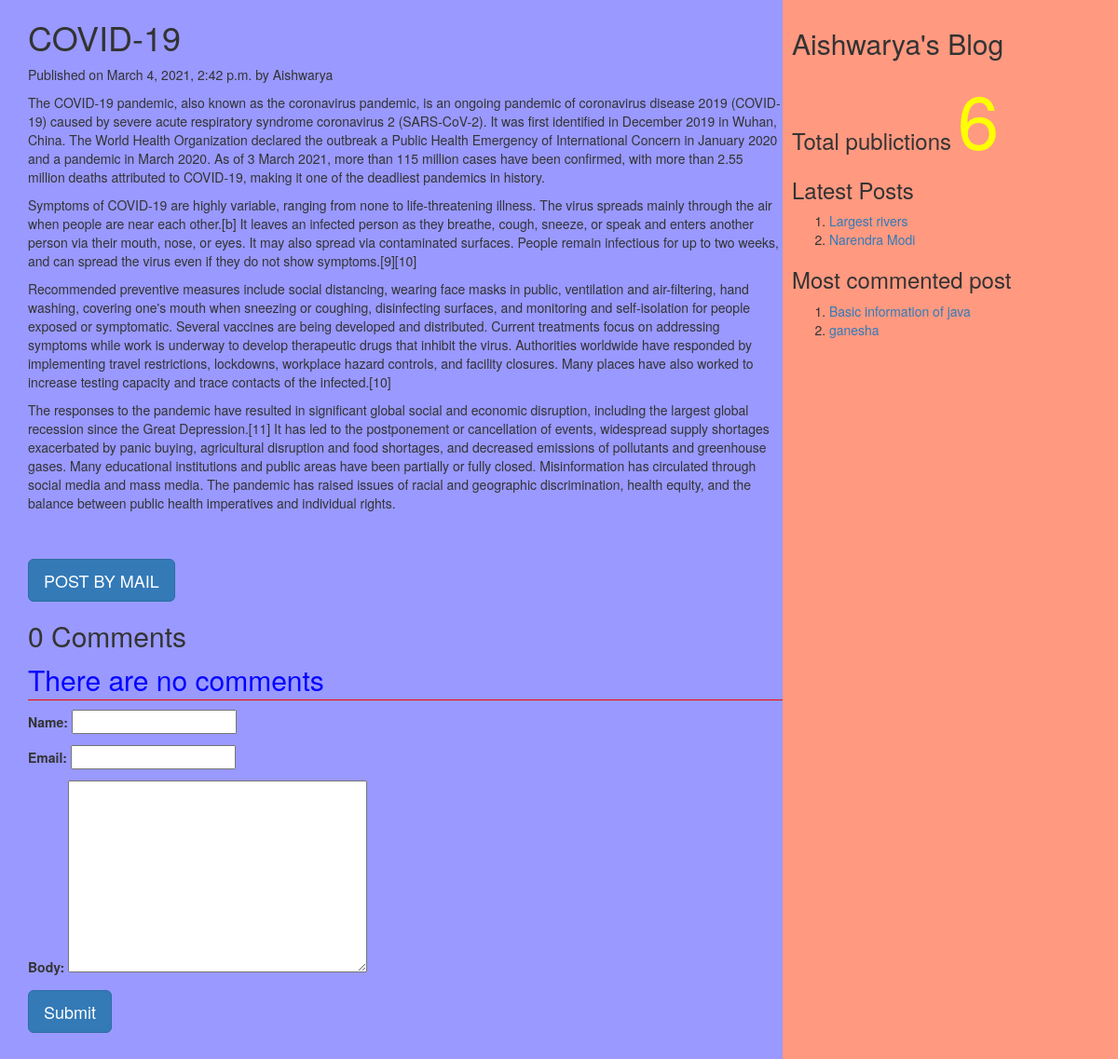
/2021/03/04/covid-19, run on the app's committed database.
### myApp/models.py (models this page shows, shortened)
class Post(models.Model):
          tags=TaggableManager()
          STATUS_CHOICES=(('draft','Draft'),('published','Published'))
          title=models.CharField(max_length=256)
          slug=models.SlugField(max_length=264,unique_for_date='publish')
          author=models.ForeignKey(User,related_name='blog_posts',on_delete= models.CASCADE)
          body=models.TextField()
          publish=models.DateTimeField(default=timezone.now)
          created=models.DateTimeField(auto_now_add=True)
          updated=models.DateTimeField(auto_now=True)
          status= models.CharField(max_length=10,choices=STATUS_CHOICES,default='draft')
          objects=CustomManager()
          class Meta:
                ordering=('-publish',)
          def get_absolute_url(self):
                return reverse('post_detail',args=[self.publish.year,self.publish.strftime('%m'),self.publish.strftime('%d'),self.slug])

### myApp/views.py (the view, shortened to what this page needs)
# urls.py: url(r'(?P<year>\d{4})/(?P<month>\d{2})/(?P<day>\d{2})/(?P<post>[-\w]+)',views.post_detail_view,name='post_detail'),
def post_detail_view(request,year,month,day,post):
    post=get_object_or_404(Post,slug=post,publish__year=year,publish__month=month,publish__day=day)
    comments=post.comments.filter(active=True)
    csubmit=False
    form=CommentForm()
    d={'post':post,'form':form,'csubmit':csubmit,'comments':comments}
    return render(request,'myApp/post_detail.html',d)

### myApp/forms.py
class CommentForm(forms.ModelForm):
    class Meta:
        model=Comment
        fields=('name','email','body')

### myApp/models.py (called while the page is built)
    def get_queryset(self):
        return super().get_queryset().filter(status='published')

### myApp/templatetags/mytags.py (called while the page is built)
@register.simple_tag
def total_posts():
    return Post.objects.count()

@register.inclusion_tag('myApp/latest_post.html')
def show_latest_posts(count=3):
    latest_posts=Post.objects.order_by('-publish')[:count]
    return {'latest_posts':latest_posts}

@register.simple_tag
def get_most_commented_posts(count=2):
    return Post.objects.annotate(total_comments=Count('comments')).order_by('-total_comments')[:count]

### templates/myApp/post_detail.html (shortened to what this page needs)
<html>
    {%extends 'myApp/parent.html'%}
        {%block content_block%}
        <h1>{{post.title}}</h1>
        <p>Published on {{post.publish}} by {{post.author|title}}</p>
        {{post.body|linebreaks}} <br><br>
        <a href="/{{post.id}}/share" class='btn btn-lg btn-primary'>POST BY MAIL</a>
        {%with comments.count as comments_count%}
        <h2>{{comments_count}} Comment{{comments_count|pluralize}}</h2>
        {%endwith%}
        {%if comments%}
         {%for c in comments%}
         <p>Comment {{forloop.counter}} by {{c.name}}</p>
        <div>{{c.body|linebreaks}}</div>
        <hr>
        {%endfor%}
        {%else%}
         <p style="color:blue;font-size:30px;font-style:bold;border-bottom:1px red solid;">There are no comments</p>
        {%endif%}
         {%if csubmit%}
         <h2>Thank you..Your comment has been added successfully!!</h2>
         {%else%}
         <form  method="post">
           {{form.as_p}}
           <input type="submit" class='btn btn-lg btn-primary' value="Submit">
         </form>
         {%endif%}
        {%endblock%}

### templates/myApp/parent.html (shortened to what this page needs)
<html>
{%load mytags%}
    <head>
        <link rel="stylesheet" href="https://maxcdn.bootstrapcdn.com/bootstrap/3.3.7/css/bootstrap.min.css">
    </head>
    <body>
        <div class="content" style="width:70%;float:left;background-color:#9999ff;height:300%;padding:0 0 0 30px">
              {%block content_block%}
              {%endblock%}
        </div>
        <div class="sidebar" style="width:30%;float:right;background-color:#ff9980;height:300%;padding:10px">
            <h2>Aishwarya's Blog</h2>
            <h3>Total publictions
              <span style="color:yellow;font-size:80px">
              {%total_posts%}</span>
              <h3>Latest Posts</h3>
              {% show_latest_posts 2 %}
              <h3>Most commented post</h3>
              {%get_most_commented_posts as m%}
              <ol>
                {%for post in m%}
                <li><a href="{{post.get_absolute_url}}">{{post.title}}</a></li>
                {%endfor%}
              </ol>
            </h3>
        </div>
    </body>
</html>

### templates/myApp/latest_post.html
<!DOCTYPE html>
<html lang="en" dir="ltr">
  <body>
    <ol>
    {%for post in latest_posts%}
    <li><a href="{{post.get_absolute_url}}">{{post.title}}</a></li>
    {%endfor%}
    </ol>
  </body>
</html>

### data on the page
Post: title "COVID-19", publish "March 4, 2021, 2:42 p.m.", author "Aishwarya", body "The COVID-19 pandemic, also known as the coronavirus pandemic, is an ongoing pandemic of coronavirus disease 2019 (COVID-19) caused by severe acute respiratory syndrome coronavirus 2 (SARS-CoV-2). It was first identified in December 2019 in Wuhan, China. The World Health Organization declared the outbreak a Public Health Emergency of International Concern in January 2020 and a pandemic in March 2020. As of 3 March 2021, more than 115 million cases have been confirmed, with more than 2.55 million deaths attributed to COVID-19, making it one of the deadliest pandemics in history. Symptoms of COVID-19 are highly variable, ranging from none to life-threatening illness. The virus spreads mainly…"
Post: title "Largest rivers"
Post: title "Narendra Modi"
Post: title "Basic information of java"
Post: title "ganesha"

### other printed values
{{ comments_count }} "0"
